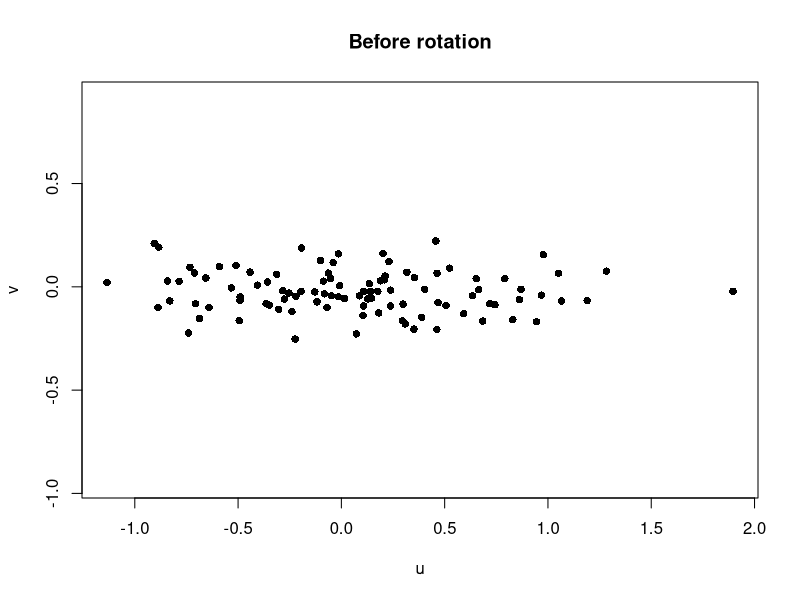
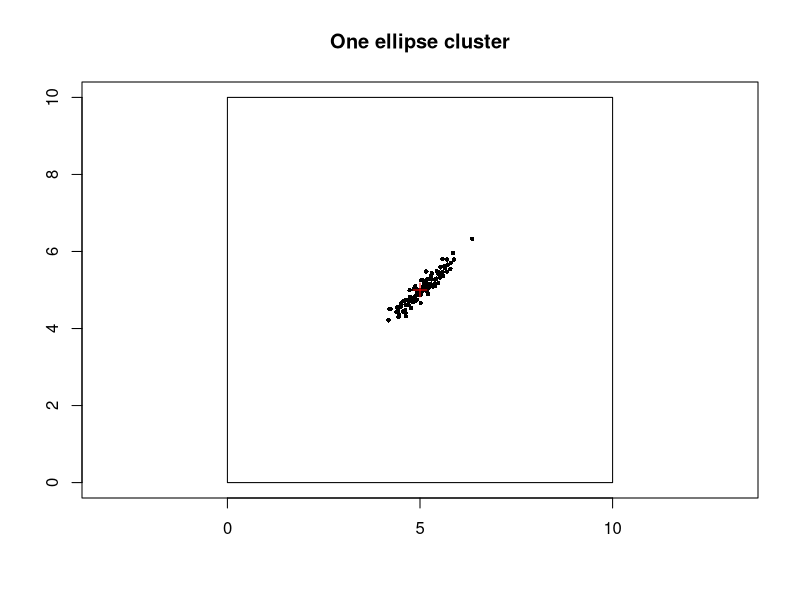
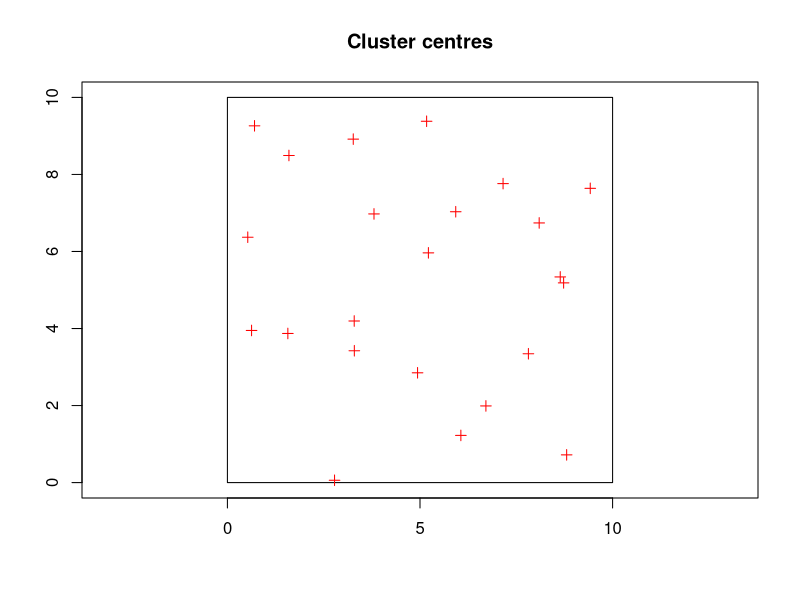
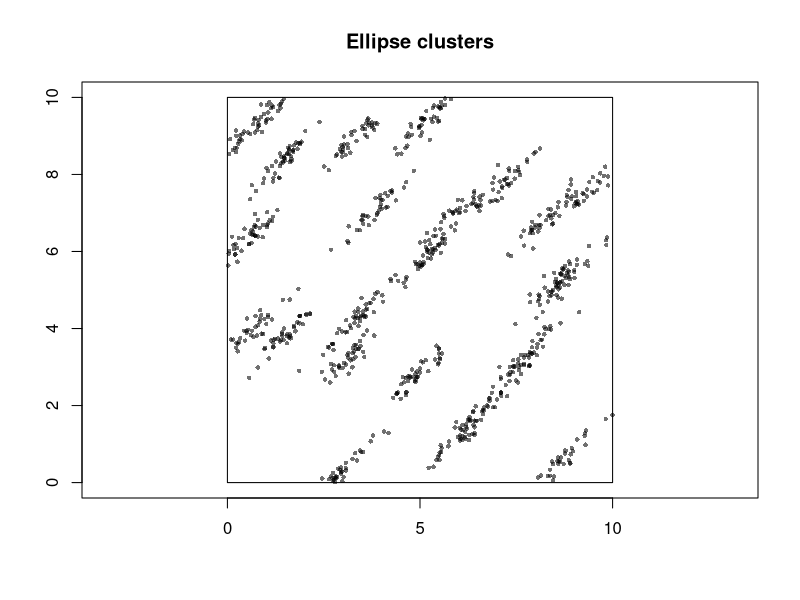
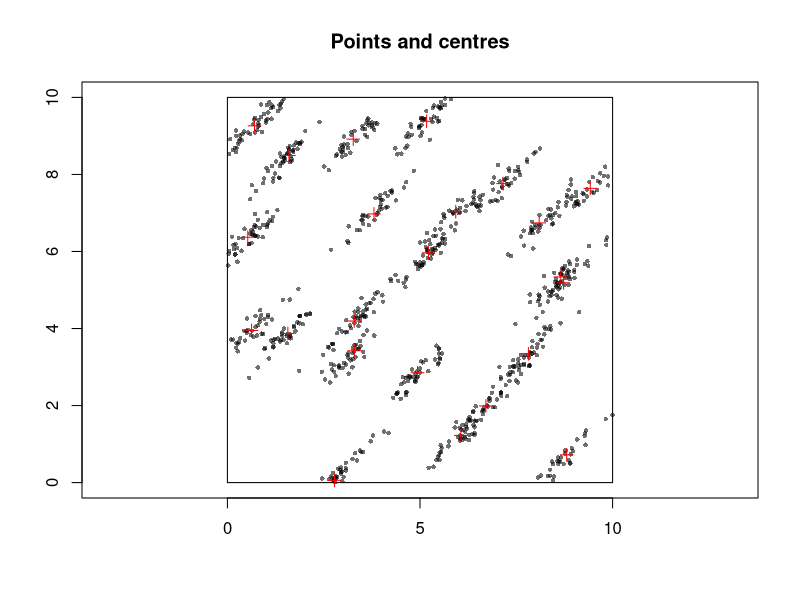
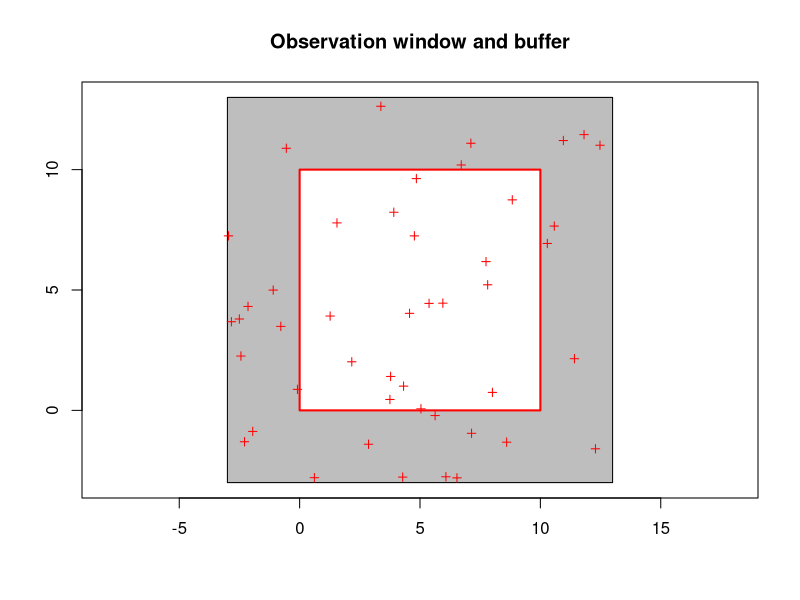
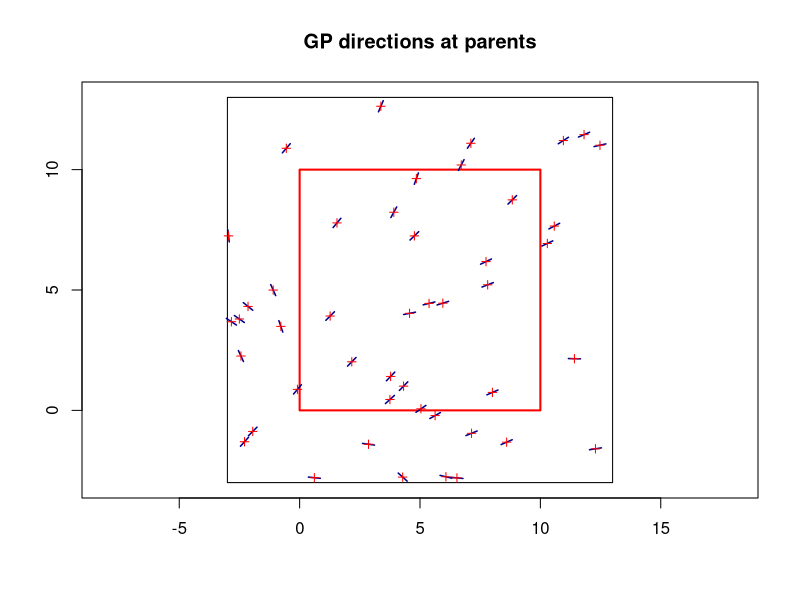
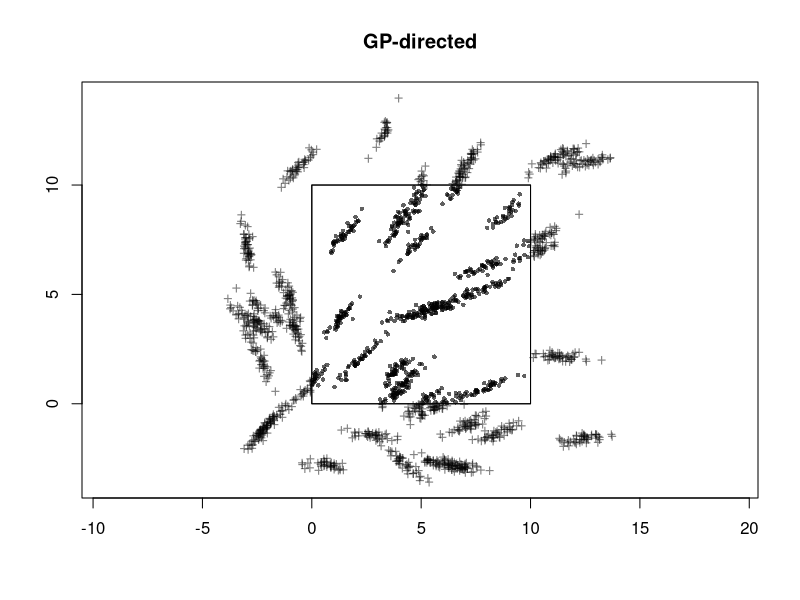

Source code (R) for these figures, in order:
## ---- chunk 1
knitr::opts_chunk$set(echo = TRUE,
                      fig.width = 6, fig.height = 6
                      )
## ---- chunk 2
library(spatstat.geom)
library(spatstat.random)
## ---- chunk 3
W <- owin(xrange = c(0, 10), yrange = c(0, 10))

sigma_parallel <- 0.60
sigma_perp <- 0.12
theta0 <- pi / 4
## ---- chunk 4
n <- 100
u <- rnorm(n, mean = 0, sd = sigma_parallel)
v <- rnorm(n, mean = 0, sd = sigma_perp)

plot(u, v, asp = 1, pch = 16,
     xlab = "u", ylab = "v", main = "Before rotation")

dx <- u * cos(theta0) - v * sin(theta0)
dy <- u * sin(theta0) + v * cos(theta0)
xy <- data.frame(x = 5 + dx, y = 5 + dy)

plot(W, main = "One ellipse cluster", axes = TRUE)
points(xy$x, xy$y, pch = 16, cex = 0.6)
points(5, 5, pch = 3, col = "red", cex = 1.3)
## ---- chunk 5
lambda_centers <- 0.2
X_parent <- rpoispp(lambda_centers, win = W)
xy_parent <- data.frame(x = X_parent$x, y = X_parent$y)
n_parent <- npoints(X_parent)

n_parent
plot(X_parent, main = "Cluster centres", axes = TRUE,
     pch = 3, cols = "red")
## ---- chunk 6
lambda_offspring <- 40
n_offspring <- rpois(n_parent, lambda = lambda_offspring)

n_offspring

xy <- data.frame(x = numeric(), y = numeric()) #
for (i in seq_len(n_parent)) {
  u <- rnorm(n_offspring[i], sd = sigma_parallel)
  v <- rnorm(n_offspring[i], sd = sigma_perp)
  
  xy_i <- data.frame(
    x = xy_parent$x[i] + u * cos(theta0) - v * sin(theta0),
    y = xy_parent$y[i] + u * sin(theta0) + v * cos(theta0)
  )
  xy <- rbind(xy, xy_i)
}

keep <- inside.owin(xy$x, xy$y, W) #only keep points in the window 
X <- ppp(x = xy$x[keep], y = xy$y[keep], window = W)

sum(n_offspring)
npoints(X)

plot(X, main = "Ellipse clusters", axes = TRUE, pch = 16, cex = 0.6)
plot(X, main = "Points and centres", axes = TRUE, pch = 16, cex = 0.6)
plot(X_parent, add = TRUE, pch = 3, cols = "red", cex = 1.2)
## ---- chunk 7

buffer <- 5 * max(sigma_parallel, sigma_perp)
W_sim <- owin(
  xrange = W$xrange + c(-buffer, buffer),
  yrange = W$yrange + c(-buffer, buffer)
)
## ---- chunk 8
X_parent <- rpoispp(lambda_centers, win = W_sim)
xy_parent <- data.frame(x = X_parent$x, y = X_parent$y)
n_parent <- npoints(X_parent)
n_parent
## ---- chunk 9
plot(W_sim, main = "Observation window and buffer", axes = TRUE, col = "grey")
plot(W, add = TRUE, col = "white", border = "red", lwd = 2)
plot(X_parent, add = TRUE, pch = 3, cols = "red", cex = 0.8)
## ---- chunk 10
sigma_gp <- 0.6
rho_gp <- 3

D_gp <- as.matrix(dist(xy_parent))
Sigma_gp <- sigma_gp^2 * exp(-D_gp^2 / (2 * rho_gp^2)) #Covaariance

Sigma_gp <- sigma_gp^2 * exp(-D_gp^2 / (2 * rho_gp^2))
R_gp <- chol(Sigma_gp)

z_gp <- rnorm(n_parent)
Z_gp <- as.vector(t(R_gp) %*% z_gp)

theta_gp <- (theta0 + Z_gp) %% pi

line_length <- 0.5
dx_parent <- line_length / 2 * cos(theta_gp)
dy_parent <- line_length / 2 * sin(theta_gp)

plot(W_sim, main = "GP directions at parents", axes = TRUE)
plot(W, add = TRUE, border = "red", lwd = 2)
segments(xy_parent$x - dx_parent, xy_parent$y - dy_parent,
         xy_parent$x + dx_parent, xy_parent$y + dy_parent,
         col = "darkblue", lwd = 1.5)
plot(X_parent, add = TRUE, pch = 3, cols = "red", cex = 0.8)
## ---- chunk 11
n_offspring <- rpois(n_parent, lambda = lambda_offspring)
n_offspring
xy <- data.frame(x = numeric(), y = numeric())

for (i in seq_len(n_parent)) {
  u <- rnorm(n_offspring[i], sd = sigma_parallel)
  v <- rnorm(n_offspring[i], sd = sigma_perp)
  xy_i <- data.frame(
    x = xy_parent$x[i] + u * cos(theta_gp[i]) - v * sin(theta_gp[i]),
    y = xy_parent$y[i] + u * sin(theta_gp[i]) + v * cos(theta_gp[i])
  )
  xy <- rbind(xy, xy_i)
}

X <- ppp(x = xy$x, y = xy$y, window = W)
sum(n_offspring)
npoints(X)
## ---- chunk 12
plot(X, main = "GP-directed", axes = TRUE, pch = 16, cex = 0.6)
## ---- chunk 13
keep <- inside.owin(xy$x, xy$y, W)
X <- ppp(x = xy$x[keep], y = xy$y[keep], window = W)
sum(n_offspring)
npoints(X)
plot(X, main = "GP-directed Inside", axes = TRUE, pch = 16, cex = 0.6)
## ---- chunk 14
plot(X, main = "GP-directed Inside", axes = TRUE, pch = 16, cex = 0.6)
plot(X_parent[W], add = TRUE, pch = 3, cols = "red", cex = 0.8)
